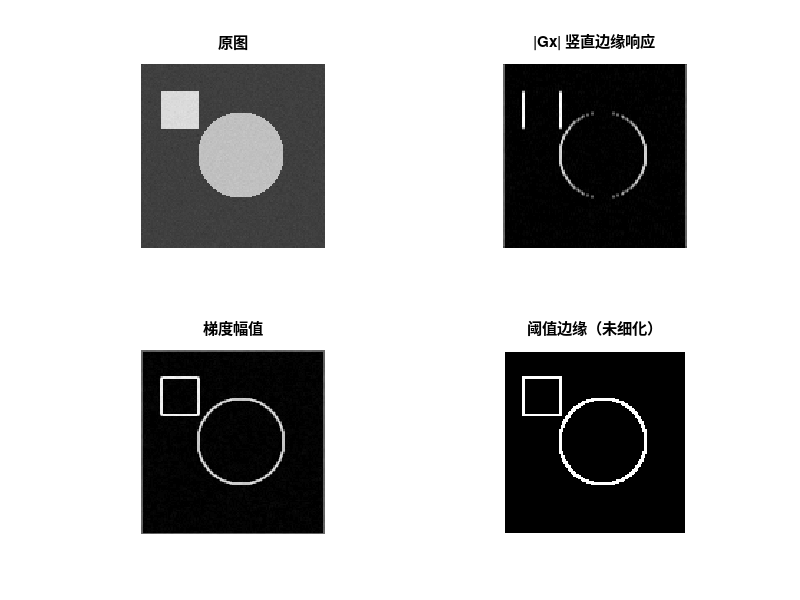

Recreate this plot in MATLAB.
%% 10-gradient.m | Sobel 梯度 / 幅值 / 方向 / 阈值边缘
%% GNU Octave，零第三方依赖；合成图像，无需任何外部文件
clear; close all; clc;
SHOW = ~strcmp(getenv("IP_HEADLESS"), "1");
% ---- 参数区 ----
N = 128; thresh = 0.35;
% ---- 造图：圆盘 + 矩形，带一点噪声 ----
[X, Y] = meshgrid(1:N, 1:N); randn("seed", 61);
f = 0.25 + 0.5*double((X-70).^2 + (Y-64).^2 < 30^2);
f(20:45, 15:40) = 0.85;
f = min(max(f + 0.01*randn(N,N), 0), 1);
% ---- 算法：Sobel = 平滑 x 差分的外积 ----
smooth = [1 2 1]; diff = [-1 0 1];
Gx = smooth' * diff;  Gy = diff' * smooth;
dx = conv2(f, Gx, "same"); dy = conv2(f, Gy, "same");
mag = sqrt(dx.^2 + dy.^2);
dirn = atan2(dy, dx) * 180 / pi;
edges = mag > thresh;
% ---- 数值验证 ----
printf("Sobel Gx 元素和 = %.1f, Gy 元素和 = %.1f（差分核和为 0）\n", sum(Gx(:)), sum(Gy(:)));
printf("梯度幅值: max=%.4f mean=%.4f\n", max(mag(:)), mean(mag(:)));
printf("平坦区域中心幅值 = %.6f（应接近噪声量级）\n", mag(5,5));
printf("阈值 %.2f 下的边缘像素数 = %d / %d (%.2f%%)\n", ...
       thresh, sum(edges(:)), N*N, 100*mean(edges(:)));
printf("圆盘边界点 (70,34) 的梯度方向 = %.1f 度\n", dirn(34,70));
% ---- 可视化 ----
if SHOW
  figure("name", "10 Sobel 梯度");
  subplot(2, 2, 1); imagesc(f, [0 1]); colormap gray; axis image off; title("原图");
  subplot(2, 2, 2); imagesc(abs(dx)); axis image off; title("|Gx| 竖直边缘响应");
  subplot(2, 2, 3); imagesc(mag); axis image off; title("梯度幅值");
  subplot(2, 2, 4); imagesc(edges, [0 1]); axis image off; title("阈值边缘（未细化）");
end
